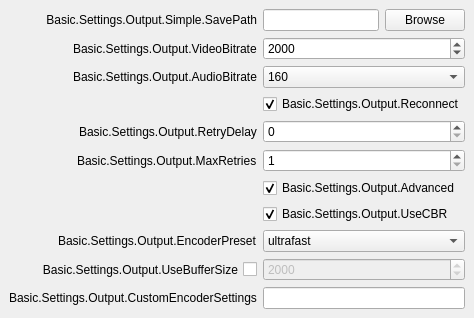
           <widget class="QWidget" name="easyOutputsPage">
            <layout class="QVBoxLayout" name="verticalLayout_3">
             <property name="leftMargin">
              <number>0</number>
             </property>
             <property name="topMargin">
              <number>0</number>
             </property>
             <property name="rightMargin">
              <number>0</number>
             </property>
             <property name="bottomMargin">
              <number>0</number>
             </property>
             <item alignment="Qt::AlignTop">
              <widget class="QWidget" name="simpleOutputContainer" native="true">
               <layout class="QVBoxLayout" name="verticalLayout_4">
                <property name="leftMargin">
                 <number>0</number>
                </property>
                <property name="topMargin">
                 <number>0</number>
                </property>
                <property name="rightMargin">
                 <number>0</number>
                </property>
                <property name="bottomMargin">
                 <number>0</number>
                </property>
                <item alignment="Qt::AlignTop">
                 <widget class="QWidget" name="widget_2" native="true">
                  <property name="sizePolicy">
                   <sizepolicy hsizetype="Preferred" vsizetype="Fixed">
                    <horstretch>0</horstretch>
                    <verstretch>0</verstretch>
                   </sizepolicy>
                  </property>
                  <layout class="QFormLayout" name="formLayout_6">
                   <property name="fieldGrowthPolicy">
                    <enum>QFormLayout::AllNonFixedFieldsGrow</enum>
                   </property>
                   <property name="labelAlignment">
                    <set>Qt::AlignRight|Qt::AlignTrailing|Qt::AlignVCenter</set>
                   </property>
                   <item row="0" column="0">
                    <widget class="QLabel" name="label_18">
                     <property name="minimumSize">
                      <size>
                       <width>170</width>
                       <height>0</height>
                      </size>
                     </property>
                     <property name="text">
                      <string>Basic.Settings.Output.Simple.SavePath</string>
                     </property>
                     <property name="alignment">
                      <set>Qt::AlignRight|Qt::AlignTrailing|Qt::AlignVCenter</set>
                     </property>
                    </widget>
                   </item>
                   <item row="0" column="1">
                    <layout class="QHBoxLayout" name="horizontalLayout_5">
                     <item>
                      <widget class="QLineEdit" name="simpleOutputPath">
                       <property name="enabled">
                        <bool>true</bool>
                       </property>
                      </widget>
                     </item>
                     <item>
                      <widget class="QPushButton" name="simpleOutputBrowse">
                       <property name="enabled">
                        <bool>true</bool>
                       </property>
                       <property name="text">
                        <string>Browse</string>
                       </property>
                      </widget>
                     </item>
                    </layout>
                   </item>
                   <item row="1" column="0">
                    <widget class="QLabel" name="label_19">
                     <property name="text">
                      <string>Basic.Settings.Output.VideoBitrate</string>
                     </property>
                    </widget>
                   </item>
                   <item row="1" column="1">
                    <widget class="QSpinBox" name="simpleOutputVBitrate">
                     <property name="minimum">
                      <number>200</number>
                     </property>
                     <property name="maximum">
                      <number>1000000</number>
                     </property>
                     <property name="value">
                      <number>2000</number>
                     </property>
                    </widget>
                   </item>
                   <item row="2" column="0">
                    <widget class="QLabel" name="label_20">
                     <property name="text">
                      <string>Basic.Settings.Output.AudioBitrate</string>
                     </property>
                    </widget>
                   </item>
                   <item row="2" column="1">
                    <widget class="QComboBox" name="simpleOutputABitrate">
                     <property name="currentIndex">
                      <number>4</number>
                     </property>
                     <item>
                      <property name="text">
                       <string>32</string>
                      </property>
                     </item>
                     <item>
                      <property name="text">
                       <string>64</string>
                      </property>
                     </item>
                     <item>
                      <property name="text">
                       <string>96</string>
                      </property>
                     </item>
                     <item>
                      <property name="text">
                       <string>128</string>
                      </property>
                     </item>
                     <item>
                      <property name="text">
                       <string>160</string>
                      </property>
                     </item>
                     <item>
                      <property name="text">
                       <string>192</string>
                      </property>
                     </item>
                     <item>
                      <property name="text">
                       <string>256</string>
                      </property>
                     </item>
                     <item>
                      <property name="text">
                       <string>320</string>
                      </property>
                     </item>
                    </widget>
                   </item>
                   <item row="3" column="1">
                    <widget class="QCheckBox" name="simpleOutReconnect">
                     <property name="text">
                      <string>Basic.Settings.Output.Reconnect</string>
                     </property>
                     <property name="checked">
                      <bool>true</bool>
                     </property>
                    </widget>
                   </item>
                   <item row="4" column="0">
                    <widget class="QLabel" name="label_17">
                     <property name="text">
                      <string>Basic.Settings.Output.RetryDelay</string>
                     </property>
                    </widget>
                   </item>
                   <item row="4" column="1">
                    <widget class="QSpinBox" name="simpleOutRetryDelay">
                     <property name="maximum">
                      <number>30</number>
                     </property>
                    </widget>
                   </item>
                   <item row="5" column="0">
                    <widget class="QLabel" name="label_22">
                     <property name="text">
                      <string>Basic.Settings.Output.MaxRetries</string>
                     </property>
                    </widget>
                   </item>
                   <item row="5" column="1">
                    <widget class="QSpinBox" name="simpleOutMaxRetries">
                     <property name="minimum">
                      <number>1</number>
                     </property>
                     <property name="maximum">
                      <number>10000</number>
                     </property>
                    </widget>
                   </item>
                   <item row="6" column="1">
                    <widget class="QCheckBox" name="simpleOutAdvanced">
                     <property name="text">
                      <string>Basic.Settings.Output.Advanced</string>
                     </property>
                     <property name="checked">
                      <bool>true</bool>
                     </property>
                    </widget>
                   </item>
                   <item row="7" column="1">
                    <widget class="QCheckBox" name="simpleOutUseCBR">
                     <property name="text">
                      <string>Basic.Settings.Output.UseCBR</string>
                     </property>
                     <property name="checked">
                      <bool>true</bool>
                     </property>
                    </widget>
                   </item>
                   <item row="8" column="0">
                    <widget class="QLabel" name="label_24">
                     <property name="enabled">
                      <bool>true</bool>
                     </property>
                     <property name="text">
                      <string>Basic.Settings.Output.EncoderPreset</string>
                     </property>
                    </widget>
                   </item>
                   <item row="8" column="1">
                    <widget class="QComboBox" name="simpleOutPreset">
                     <item>
                      <property name="text">
                       <string notr="true">ultrafast</string>
                      </property>
                     </item>
                     <item>
                      <property name="text">
                       <string notr="true">superfast</string>
                      </property>
                     </item>
                     <item>
                      <property name="text">
                       <string notr="true">veryfast</string>
                      </property>
                     </item>
                     <item>
                      <property name="text">
                       <string notr="true">faster</string>
                      </property>
                     </item>
                     <item>
                      <property name="text">
                       <string notr="true">fast</string>
                      </property>
                     </item>
                     <item>
                      <property name="text">
                       <string notr="true">medium</string>
                      </property>
                     </item>
                     <item>
                      <property name="text">
                       <string notr="true">slow</string>
                      </property>
                     </item>
                     <item>
                      <property name="text">
                       <string notr="true">slower</string>
                      </property>
                     </item>
                    </widget>
                   </item>
                   <item row="9" column="0">
                    <widget class="QCheckBox" name="simpleOutUseBufsize">
                     <property name="sizePolicy">
                      <sizepolicy hsizetype="Minimum" vsizetype="Expanding">
                       <horstretch>0</horstretch>
                       <verstretch>0</verstretch>
                      </sizepolicy>
                     </property>
                     <property name="layoutDirection">
                      <enum>Qt::RightToLeft</enum>
                     </property>
                     <property name="text">
                      <string>Basic.Settings.Output.UseBufferSize</string>
                     </property>
                    </widget>
                   </item>
                   <item row="9" column="1">
                    <widget class="QSpinBox" name="simpleOutVBufsize">
                     <property name="enabled">
                      <bool>false</bool>
                     </property>
                     <property name="minimum">
                      <number>200</number>
                     </property>
                     <property name="maximum">
                      <number>1000000</number>
                     </property>
                     <property name="value">
                      <number>2000</number>
                     </property>
                    </widget>
                   </item>
                   <item row="10" column="0">
                    <widget class="QLabel" name="label_23">
                     <property name="text">
                      <string>Basic.Settings.Output.CustomEncoderSettings</string>
                     </property>
                    </widget>
                   </item>
                   <item row="10" column="1">
                    <widget class="QLineEdit" name="simpleOutCustom"/>
                   </item>
                  </layout>
                 </widget>
                </item>
               </layout>
              </widget>
             </item>
            </layout>
           </widget>
